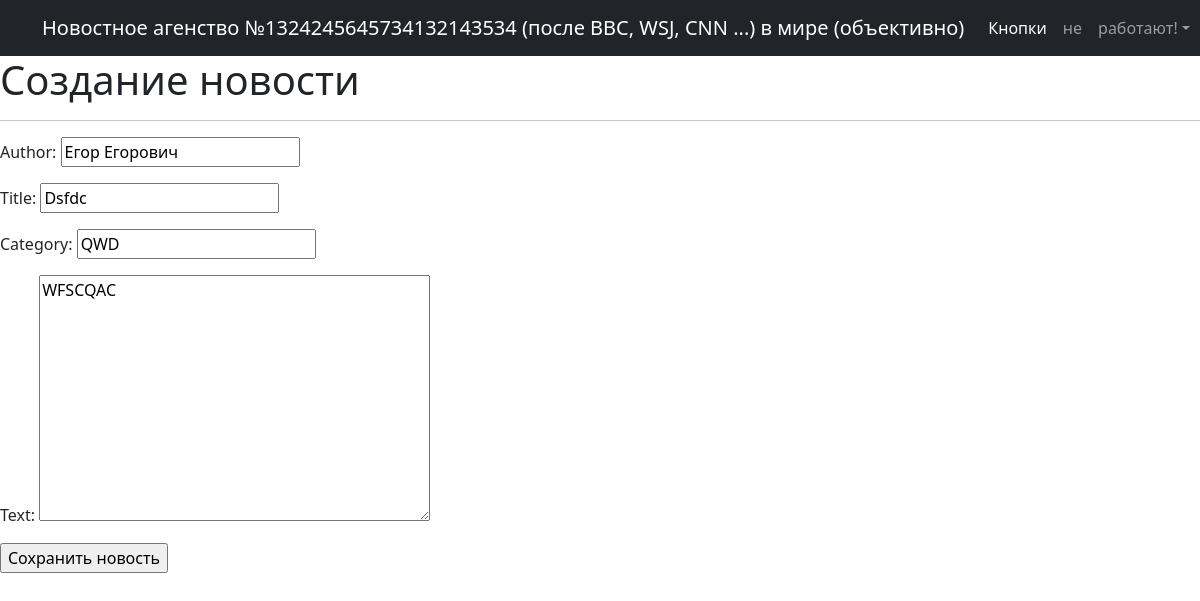
Screenshot of /news/4/update/ (signed in) with the database file from the repository.
### table/models.py (models this page shows, shortened)
class Post(models.Model):
    author = models.CharField(max_length=32)
    title = models.CharField(max_length=32)
    category = models.CharField(max_length=32)
    text = models.TextField(default='Здесь ничего не написано')
    time = models.DateTimeField(auto_now_add=True)

### table/views.py (the view)
# urls.py: path('<int:pk>/update/', PostUpdate.as_view(), name='post_update'),
class PostUpdate(PermissionRequiredMixin, UpdateView):
    permission_required = ('table.change_product',)
    form_class = PostForm
    model = Post
    template_name = 'post_edit.html'

### table/forms.py (shortened to what this page needs)
class PostForm(forms.ModelForm):
   class Meta:
        model = Post
        fields = ['author', 'title', 'category', 'text']

### templates/post_edit.html (shortened to what this page needs)
{% extends 'flatpages/default.html' %}
{% block content %}
<h1>Создание новости</h1>
<hr>
<form action="" method="post">
    {{ form.as_p }}
    <input type="submit" value="Сохранить новость" />
</form>
{% endblock content %}

### rows the page displays
Post: author "Егор Егорович", title "Dsfdc", category "QWD", text "WFSCQAC"
